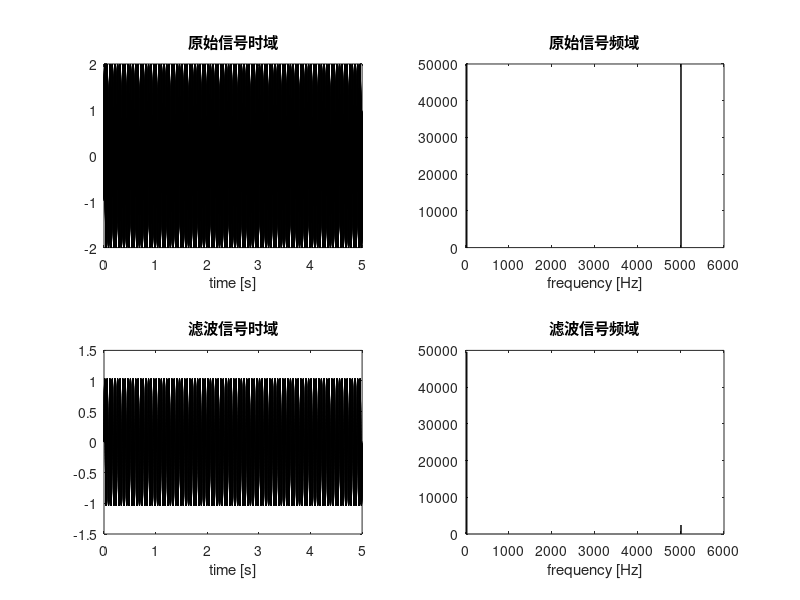
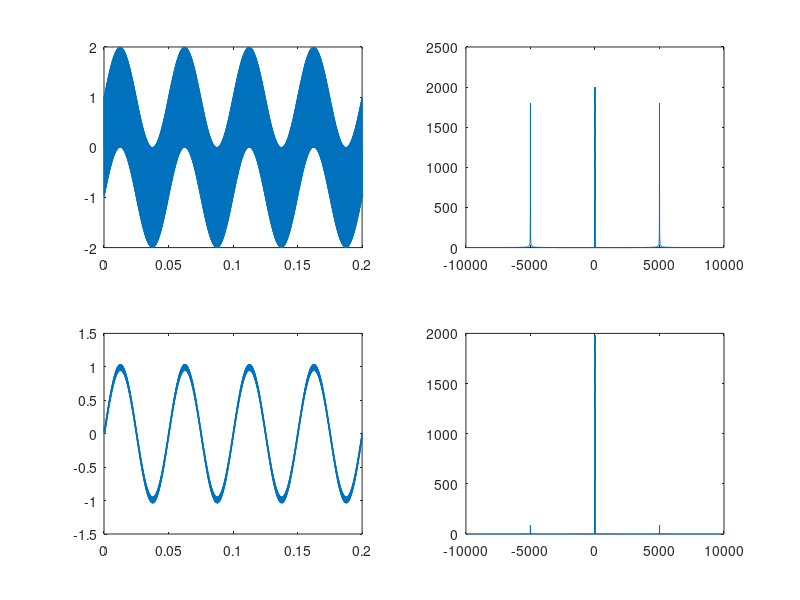

Reproduce these figures in MATLAB, in order.
clc;
clear;
Fs=20000;  %采样频率
T=1/Fs;  %周期
n=5;  %1Hz频率被分成n段
N=Fs*n;  %因为1Hz频率被分成了n段，所以频谱的x轴数组有Fs*n个数
f=(0:N-1)*Fs/N;  %将Fs个频率细分成Fs*n个
t =(0:N-1)*T;  %信号时长
nHz=6000;  %画的频谱的横坐标到nHz
Hz=nHz*n;  %画的频谱的横坐标的数组个数
x=sin(2*pi*20*t)+sin(2*pi*5000*t);
figure
subplot(221),plot(t,x,'k'),title('原始信号时域'),xlabel('time [s]');  %绘制原始信号时域
fx=abs(fft(x));  %傅里叶变换
subplot(222),plot(f(1:Hz), fx(1:Hz),'k'),title('原始信号频域'),xlabel('frequency [Hz]');  %绘制原始信号频域
%设置通带和阻带截止频率
fp=1000;
fs=4000;
Wp=2*pi*fp;
Ws=2*pi*fs;
%设置通带最大衰减和阻带最小衰减
Ap=3;
As=15;
%调用buttord函数
[n,Wn]=buttord(Wp,Ws,Ap,As,'s');
%设计滤波器
[B,A]=butter(n,Wn,'s');
%调用冲激响应不变法
[bz,az]=impinvar(B,A,Fs);
x1=filter(bz,az,x);
subplot(223),plot(t,x1,'k'),title('滤波信号时域'),xlabel('time [s]');  %绘制滤波信号时域
Fx=abs(fft(x1));  %傅里叶变换
subplot(224),plot(f(1:Hz), Fx(1:Hz),'k'),title('滤波信号频域'),xlabel('frequency [Hz]');  %绘制滤波信号频域
%%
ts=0.2;
fs=20000;
t=0:1/fs:ts;
ff=-0.5*fs:1/ts:0.5*fs;
x=sin(2*pi*20*t)+sin(2*pi*5000*t);
y=filter(bz,az,x);
X=fftshift(fft(x));
Y=fftshift(fft(y));
figure
subplot(2,2,1)
plot(t,x);
subplot(2,2,2)
plot(ff,abs(X));
subplot(2,2,3)
plot(t,y);
subplot(2,2,4)
plot(ff,abs(Y));